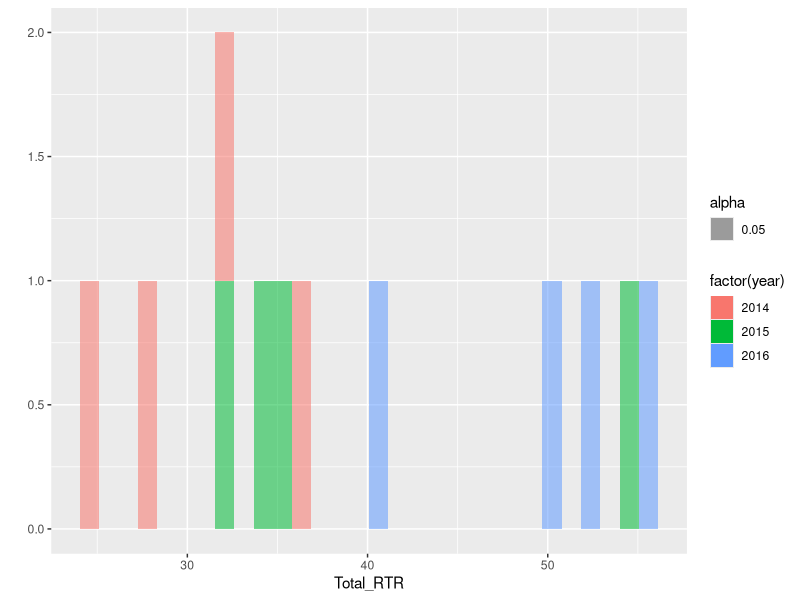
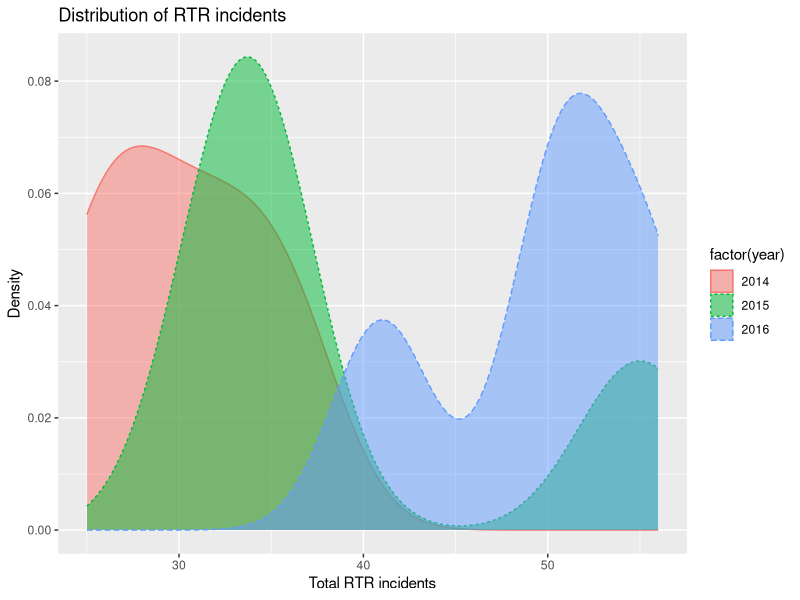
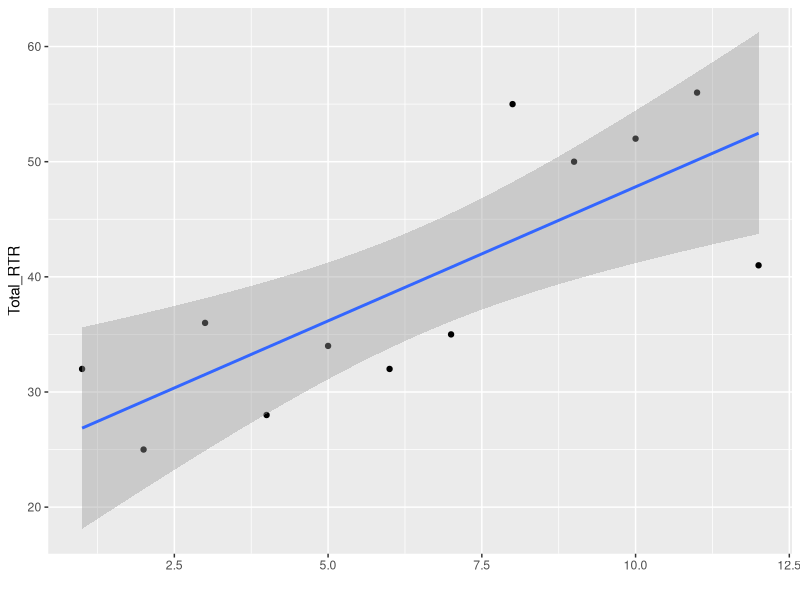
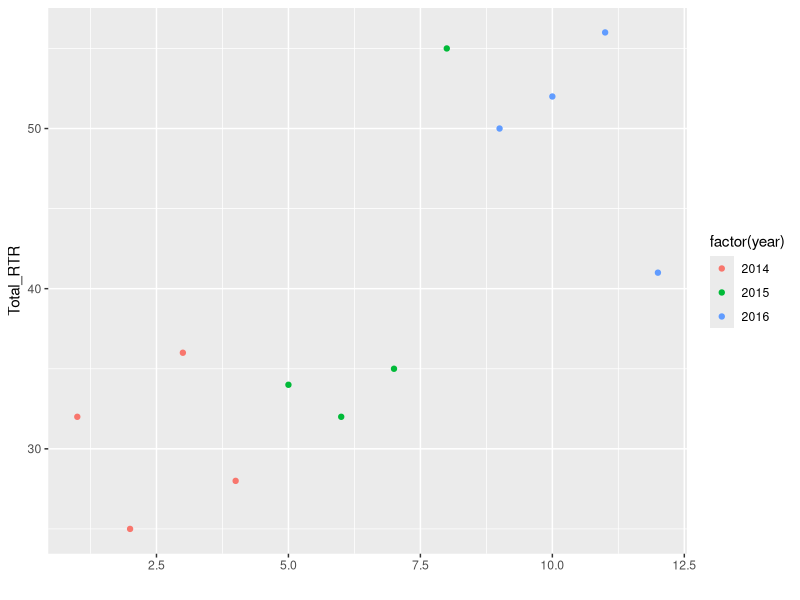
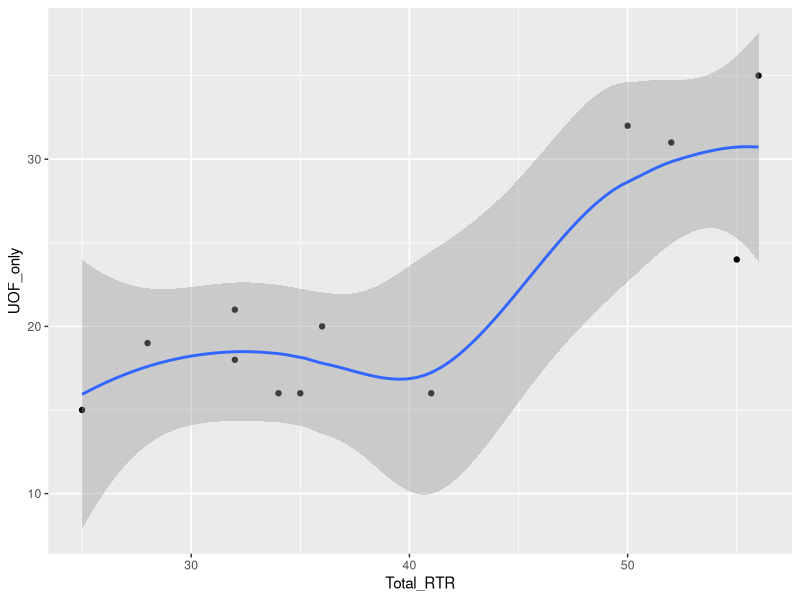
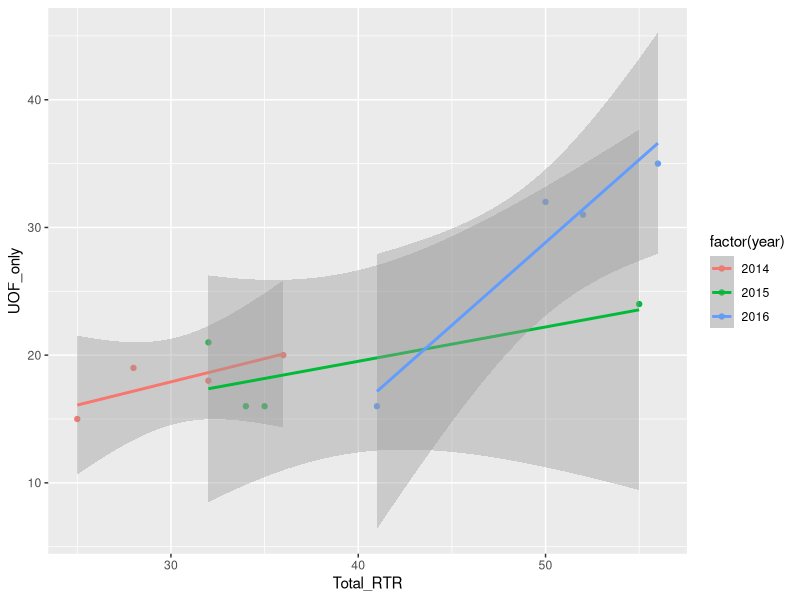
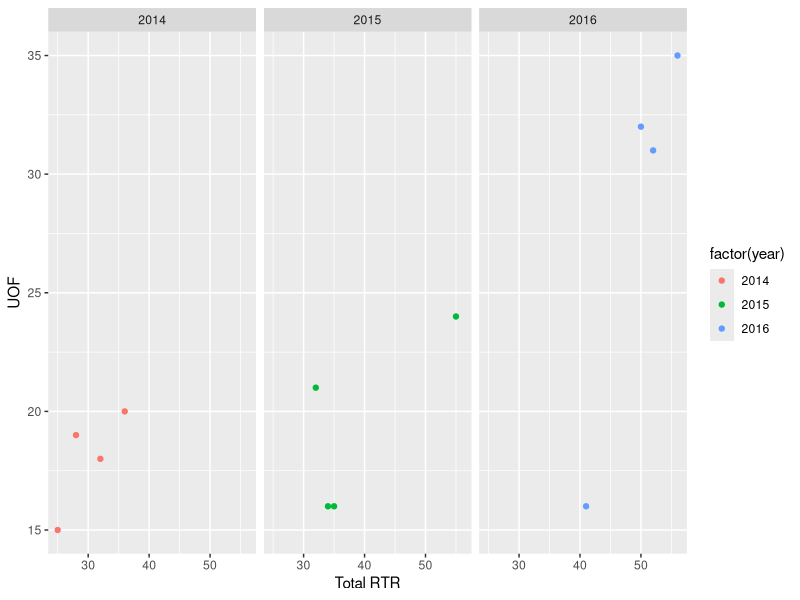
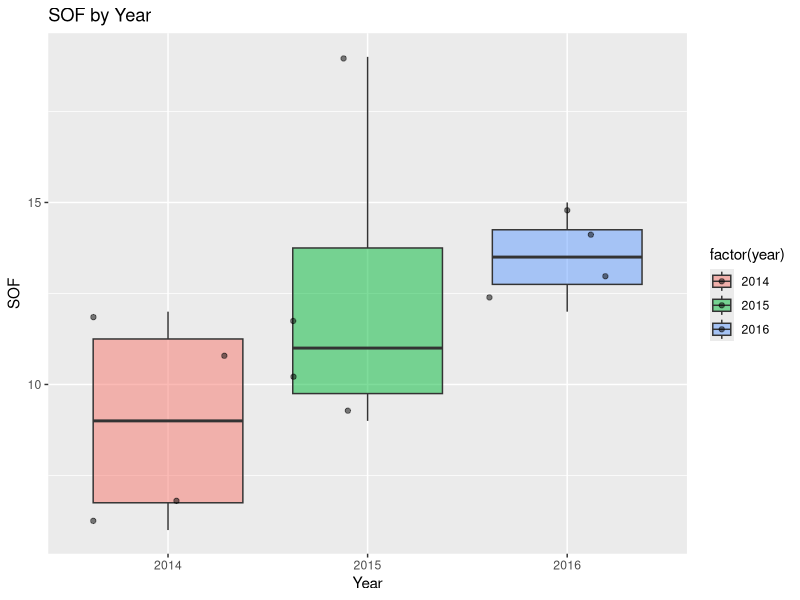

The R script that drew these images, in order:
# Continuing to work with the RTR data

library(readr)
df <- read_csv("dfCrime.csv")

# notice we loaded in the version of the data with the years column
# Let's get the colummn names and summary data
names(df)
summary(df)

# Now we're moving on to work with ggplot2
# This is an advanced data visualization library
# That we can use to make our charts

library(ggplot2)
library(ggthemes)


#--------
# qplot is a way to do quick exploratory graphics with ggplot
# kind of like the base graphics we started with
# Here's a good intro doc
# http://www.statmethods.net/advgraphs/ggplot2.html

# let's start with a histogram
qplot(Total_RTR,
      data=df,
      alpha=.05, # sets transparency 
      fill=factor(year)
)

# qplot has a number of options

# now a simple density plot
qplot(Total_RTR, data=df, 
      geom="density",
      color=factor(year),
      fill=factor(year),
      linetype = factor(year),
      alpha=I(.5), # I() keeps alpha out of legend
      main="Distribution of RTR incidents", 
      xlab="Total RTR incidents",
      ylab="Density")


# Here's a simple scatter
# geom_smooth is a way of adding the trend over
# the gray area is the 95% confidence interval
# Generally, the closer that is to the trend line
# the tighter the correlation
qplot(y=Total_RTR,
      data=df
      ) + geom_smooth(method = "lm")

# simple scatter, with years by color
qplot(y=Total_RTR,
      data=df,
      color=factor(year)
)

# simple scatter with smoothed trend line
# requires an x value
qplot(Total_RTR,UOF_only,
      data=df,
      geom=c("point","smooth")
)

# simple scatter, lines not smoothed
# and years as factor
qplot(Total_RTR,UOF_only,
      data=df,
      color=factor(year)
) + geom_smooth(method = "lm")#, se = FALSE) 
# se would hide 95% conf

# facet grid compares total RTR and UOF
# But divides space by year
qplot(Total_RTR,UOF_only,
      data=df, 
      color=factor(year),
      xlab="Total RTR", ylab="UOF") + facet_grid(. ~ factor(year))
# for facet_grid, you can replace the . ~ with another
# factor and it will do both, like
# Total_RTR ~ factor(year)

# here's the box plot
qplot(factor(year), SOF_only, 
      data=df, 
      geom=c("boxplot", "jitter"),
      fill=factor(year), 
      alpha=I(.5),
      main="SOF by Year",
      xlab="Year", ylab="SOF")

# Now a dot plot
qplot(factor(Year_Quarter), SOF_only, 
      data=df, 
      geom=c("dotplot"),
      fill=factor(year), 
      stackdir = "center", binaxis = "y",
      main="SOF by Year, quarter",
      xlab="Year", ylab="SOF")  + coord_flip()

# Generally, qplot allows you to do about the same thing
# as the base plotting that comes with R
# you can choose either 
# Next, we're going to start producing
# really publication-ready charts
# But first, we'll need to prepare the data
